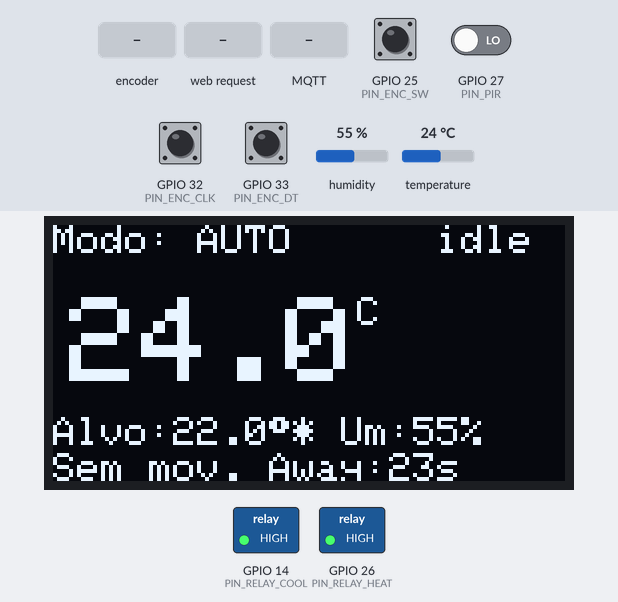
A sketch run on a simulated ESP32. Parts: 128×64 one-colour display, switched loads named in the sketch (green lamp = pin HIGH). Inputs (shaded band) come from the test bench; at power-on: GPIO 25 (PIN_ENC_SW), GPIO 32 (PIN_ENC_CLK), GPIO 33 (PIN_ENC_DT) HIGH, GPIO 27 (PIN_PIR) LOW, temperature 24 °C, humidity 55 %. WiFi joins after 1.5 s; servers stay silent unless stated; no MQTT or app messages arrive unless stated; what the sketch prints to the serial monitor is not drawn.

Above: at 6.3 s.
6.4 s: GPIO 27 (PIN_PIR) driven HIGH
At 6.9 s:
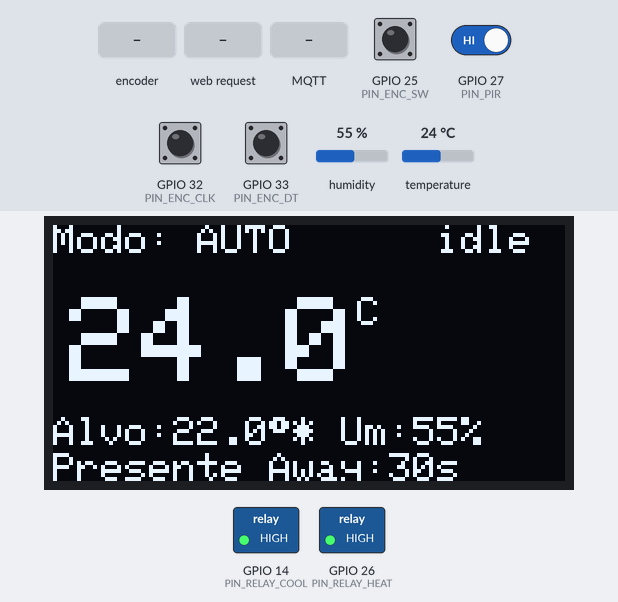
11.5 s: temperature set to 20 °C
At 15.3 s:
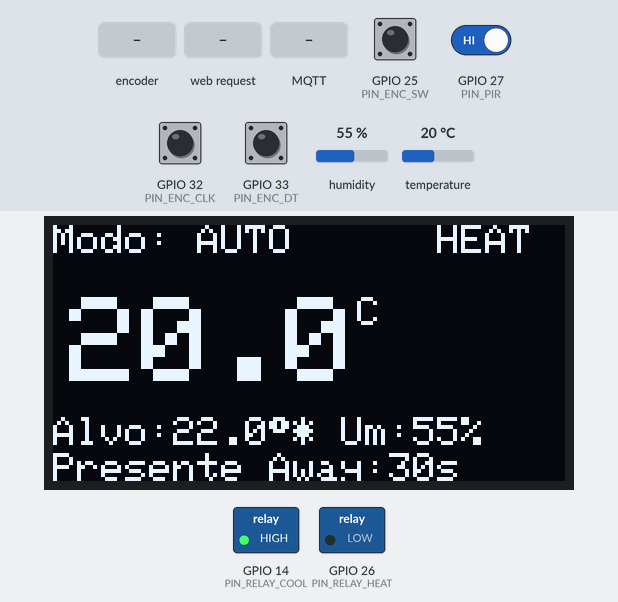
15.6 s: GPIO 25 (PIN_ENC_SW) pulled LOW for 0.15 s
At 16.8 s:
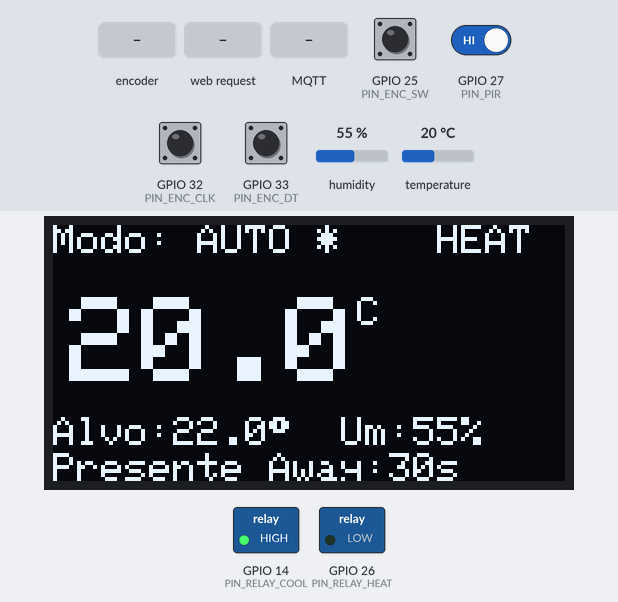
17.2 s: rotary encoder on GPIO 32 (PIN_ENC_CLK) / GPIO 33 (PIN_ENC_DT) turned 3 steps (first pin leading)
At 18.8 s:
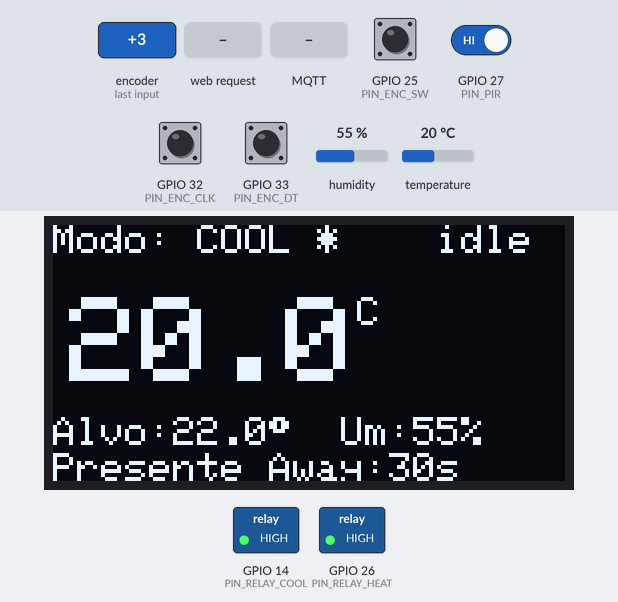
19.3 s: HTTP request GET /api/cmd?a=mode_heat received
At 20.2 s:
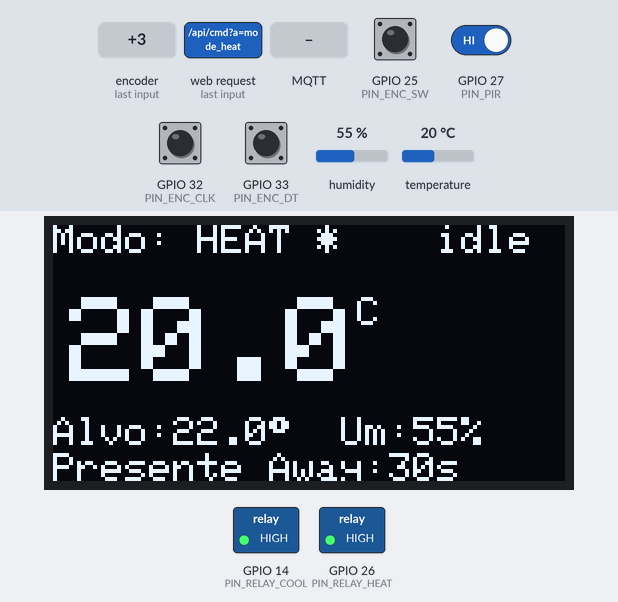
26.8 s: MQTT message "mode_auto" arrives on the first subscribed topic
At 27.08 s:
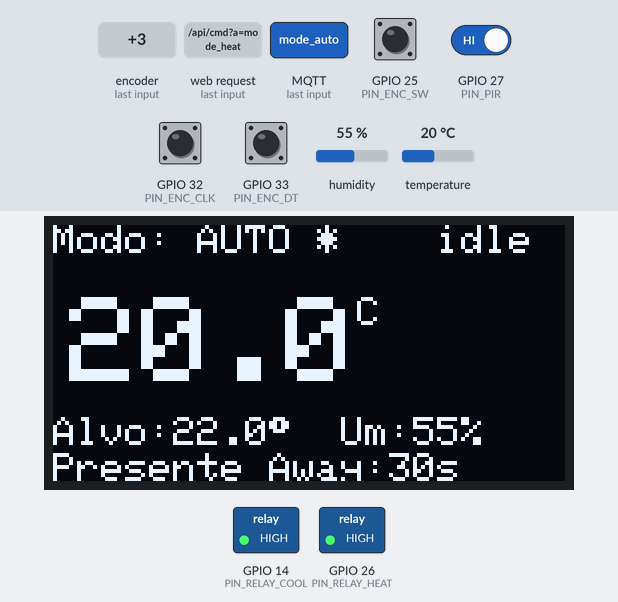
Timing chart, 0 to 29.8 s (numbered marks = the images above; inputs shaded):
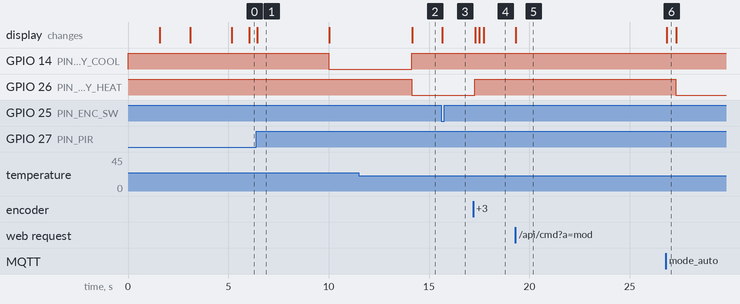

Measured:
- the behaviour switches between 22 and 21 °C on temperature (found by bisection; images 1 and 2)
- after the input at 6.4 s, the display: changes at once (image 1)
- after the input at 11.5 s, GPIO 14 (PIN_RELAY_COOL): LOW → HIGH after 2.6 s; GPIO 26 (PIN_RELAY_HEAT): HIGH → LOW after 2.6 s; the display: changes after 2.7 s (image 2)
- after the input at 15.6 s, the display: changes after 0.05 s (image 3)
- after the input at 17.2 s, GPIO 26 (PIN_RELAY_HEAT): LOW → HIGH after 0.08 s; the display: first changes after 0.11 s (image 4 shows a later state)
- after the input at 19.3 s, the display: changes at once (image 5)
- after the input at 26.8 s, the display: changes at once (image 6)

The sketch:

nest_thermostat.ino
```cpp
/*
 * Nest Learning Thermostat — Réplica acadêmica com ESP32
 * Versão local standalone (sem Wi-Fi/MQTT)
 *
 * Componentes:
 *   - ESP32 DevKit C
 *   - DHT11 (temperatura/umidade)
 *   - OLED SSD1306 128x64 (I2C)
 *   - Encoder rotativo KY-040 com clique
 *   - PIR HC-SR501 (presença)
 *   - Módulo relé 2 canais (ativo em nível BAIXO)
 *
 * Controle: histerese +/- 0.5 C, tempo mínimo de ciclo 5 min,
 * modo Auto-Away após 30 min sem detecção do PIR.
 */

#include <Wire.h>
#include <Adafruit_GFX.h>
#include <Adafruit_SSD1306.h>
#include <DHT.h>
#include <WiFi.h>
#include <WebServer.h>
#include <PubSubClient.h>

// ---------- Pinos ----------
#define PIN_DHT       4
#define PIN_ENC_CLK   32
#define PIN_ENC_DT    33
#define PIN_ENC_SW    25
#define PIN_PIR       27
#define PIN_RELAY_HEAT 26   // canal 1 - aquecimento (W)
#define PIN_RELAY_COOL 14   // canal 2 - resfriamento (Y)

// I2C padrão do ESP32: SDA=21, SCL=22

// ---------- OLED ----------
#define OLED_W 128
#define OLED_H 64
#define OLED_ADDR 0x3C
Adafruit_SSD1306 display(OLED_W, OLED_H, &Wire, -1);

// ---------- DHT ----------
#define DHT_TYPE DHT11
DHT dht(PIN_DHT, DHT_TYPE);

// ---------- Relé ativo em nível baixo ----------
#define RELAY_ON  LOW
#define RELAY_OFF HIGH

// ---------- Rede: PREENCHER ----------
const char* WIFI_SSID = "Familia";
const char* WIFI_PASS = "barrosgodoy";

const char* MQTT_HOST = "192.168.1.232";   // IP do broker (Mosquitto/HiveMQ)
const int   MQTT_PORT = 1883;
const char* MQTT_USER = "";                // vazio se broker sem auth
const char* MQTT_PASS = "";
const char* MQTT_TOPIC_STATE = "nest/state";
const char* MQTT_TOPIC_CMD   = "nest/cmd";

WebServer   server(80);
WiFiClient  espClient;
PubSubClient mqtt(espClient);

unsigned long lastMqttAttempt = 0;
unsigned long lastPublish     = 0;

// ---------- Parâmetros de controle ----------
const float HYSTERESIS   = 0.5;              // C
const unsigned long MIN_CYCLE_MS = 10UL * 1000UL;  // 10 s (teste; produção: 5 min = 5UL*60UL*1000UL)
const unsigned long AWAY_TIMEOUT_MS = 30UL * 1000UL; // 30 s (produção: 30 min = 30UL*60UL*1000UL)
const unsigned long DHT_INTERVAL_MS = 3000;  // leitura DHT11 (>=2s)
const unsigned long DISPLAY_WAKE_MS = 15000; // tela acesa após interação/presença

// ---------- Modos ----------
enum Mode { MODE_OFF, MODE_HEAT, MODE_COOL, MODE_AUTO };
const char* modeName[] = {"OFF", "HEAT", "COOL", "AUTO"};

// ---------- Estado ----------
volatile int encoderDelta = 0;     // atualizado na ISR
volatile uint8_t encState = 0;     // estado quadratura anterior
volatile int8_t  encAccum = 0;     // acumula sub-passos até 1 detent

float targetTemp = 22.0;
float currentTemp = NAN;
float currentHum  = NAN;
Mode  mode = MODE_AUTO;

bool  heating = false;
bool  cooling = false;
bool  present = false;
bool  away    = false;
bool  editingMode = false;   // clique alterna entre editar setpoint / editar modo

unsigned long lastDhtRead   = 0;
unsigned long lastHeatSwitch = 0;
unsigned long lastCoolSwitch = 0;
unsigned long lastPresence   = 0;
unsigned long lastInteraction = 0;

// ---------- ISR do encoder (decoder por tabela de estados) ----------
// Tabela de transições quadratura. Cada índice = (estado_ant<<2)|estado_novo.
// Valor: -1/+1 = passo válido, 0 = transição intermediária/bounce (ignora).
static const int8_t QUAD_TABLE[16] = {
  0, -1,  1,  0,
  1,  0,  0, -1,
 -1,  0,  0,  1,
  0,  1, -1,  0
};

void IRAM_ATTR encoderISR() {
  uint8_t s = (digitalRead(PIN_ENC_CLK) << 1) | digitalRead(PIN_ENC_DT);
  encState = ((encState << 2) | s) & 0x0F;
  int8_t step = QUAD_TABLE[encState];
  if (step) {
    encAccum += step;
    // KY-040: 4 sub-passos por detent. Conta 1 só no ciclo completo.
    if (encAccum >= 4)      { encoderDelta++; encAccum = 0; }
    else if (encAccum <= -4){ encoderDelta--; encAccum = 0; }
  }
}

// ---------- Botão com debounce ----------
bool readClick() {
  static unsigned long lastPress = 0;
  static int lastState = HIGH;
  int s = digitalRead(PIN_ENC_SW);
  if (s == LOW && lastState == HIGH && millis() - lastPress > 250) {
    lastPress = millis();
    lastState = s;
    return true;
  }
  if (s == HIGH) lastState = HIGH;
  return false;
}

// ---------- Página web (self-contained) ----------
const char INDEX_HTML[] PROGMEM = R"HTML(
<!doctype html><html lang="pt-br"><head><meta charset="utf-8">
<meta name="viewport" content="width=device-width,initial-scale=1">
<title>Nest ESP32</title>
<style>
 *{box-sizing:border-box;font-family:system-ui,sans-serif}
 body{margin:0;background:#111;color:#eee;text-align:center}
 .wrap{max-width:420px;margin:0 auto;padding:20px}
 h1{font-size:1.1rem;color:#aaa;font-weight:500}
 .temp{font-size:4rem;font-weight:700;margin:10px 0}
 .temp small{font-size:1.4rem;color:#888}
 .row{display:flex;gap:10px;justify-content:center;margin:14px 0}
 .card{background:#1c1c1e;border-radius:12px;padding:12px;flex:1}
 .card b{display:block;font-size:1.4rem}
 .card span{font-size:.75rem;color:#888}
 button{border:0;border-radius:12px;padding:16px;font-size:1.1rem;
   background:#2c2c2e;color:#eee;cursor:pointer;flex:1}
 button:active{background:#3a3a3c}
 .set{font-size:2rem;padding:20px}
 .modes button.on{background:#0a84ff;color:#fff}
 .status{margin-top:14px;font-size:.85rem;color:#888}
 .badge{display:inline-block;padding:4px 10px;border-radius:20px;margin:4px}
 .heat{background:#ff453a33;color:#ff453a}
 .cool{background:#0a84ff33;color:#0a84ff}
 .away{background:#ffd60a33;color:#ffd60a}
</style></head><body><div class="wrap">
<h1>Nest Thermostat — ESP32</h1>
<div class="temp"><span id="temp">--</span><small>°C</small></div>
<div class="row">
  <div class="card"><b id="target">--</b><span>Alvo °C</span></div>
  <div class="card"><b id="hum">--</b><span>Umidade %</span></div>
  <div class="card"><b id="mode">--</b><span>Modo</span></div>
</div>
<div class="row">
  <button class="set" onclick="cmd('temp_down')">−</button>
  <button class="set" onclick="cmd('temp_up')">+</button>
</div>
<div class="row modes">
  <button id="m_OFF"  onclick="cmd('mode_off')">OFF</button>
  <button id="m_HEAT" onclick="cmd('mode_heat')">HEAT</button>
  <button id="m_COOL" onclick="cmd('mode_cool')">COOL</button>
  <button id="m_AUTO" onclick="cmd('mode_auto')">AUTO</button>
</div>
<div class="status" id="status"></div>
</div><script>
async function cmd(a){await fetch('/api/cmd?a='+a);refresh()}
async function refresh(){
 try{let r=await fetch('/api/state');let s=await r.json();
  document.getElementById('temp').textContent=s.temp==null?'--':s.temp.toFixed(1);
  document.getElementById('target').textContent=s.target.toFixed(1);
  document.getElementById('hum').textContent=s.hum==null?'--':s.hum;
  document.getElementById('mode').textContent=s.mode;
  ['OFF','HEAT','COOL','AUTO'].forEach(m=>{
   document.getElementById('m_'+m).className=(s.mode==m?'on':'')});
  let st='';
  if(s.heat)st+='<span class="badge heat">Aquecendo</span>';
  if(s.cool)st+='<span class="badge cool">Resfriando</span>';
  if(!s.heat&&!s.cool)st+='<span class="badge">Idle</span>';
  if(s.away)st+='<span class="badge away">Auto-Away</span>';
  else st+='<span class="badge">'+(s.present?'Presenca':'Sem movimento')+' &bull; Away em '+s.away_in+'s</span>';
  document.getElementById('status').innerHTML=st;
 }catch(e){}
}
refresh();setInterval(refresh,2000);
</script></body></html>
)HTML";

// ---------- Helpers de comando (encoder, web e MQTT compartilham) ----------
void clampTarget() {
  if (targetTemp < 10) targetTemp = 10;
  if (targetTemp > 32) targetTemp = 32;
}
void cmdTempDelta(float d) { targetTemp += d; clampTarget(); lastInteraction = millis(); }
void cmdModeCycle(int dir) {
  int m = (int)mode + (dir > 0 ? 1 : -1);
  if (m < 0) m = 3;
  if (m > 3) m = 0;
  mode = (Mode)m;
  lastInteraction = millis();
}
void cmdSetMode(Mode m) { mode = m; lastInteraction = millis(); }

void applyCommand(const String& c) {
  if      (c == "temp_up")   cmdTempDelta(0.5);
  else if (c == "temp_down") cmdTempDelta(-0.5);
  else if (c == "mode_off")  cmdSetMode(MODE_OFF);
  else if (c == "mode_heat") cmdSetMode(MODE_HEAT);
  else if (c == "mode_cool") cmdSetMode(MODE_COOL);
  else if (c == "mode_auto") cmdSetMode(MODE_AUTO);
  else if (c == "mode_cycle")cmdModeCycle(1);
  else if (c.startsWith("set:")) { targetTemp = c.substring(4).toFloat(); clampTarget(); lastInteraction = millis(); }
}

String buildStateJson() {
  String s = "{";
  s += "\"temp\":"    + (isnan(currentTemp) ? String("null") : String(currentTemp, 1)) + ",";
  s += "\"hum\":"     + (isnan(currentHum)  ? String("null") : String(currentHum, 0))  + ",";
  s += "\"target\":"  + String(targetTemp, 1) + ",";
  s += "\"mode\":\""  + String(modeName[mode]) + "\",";
  s += "\"heat\":"    + String(heating ? "true" : "false") + ",";
  s += "\"cool\":"    + String(cooling ? "true" : "false") + ",";
  s += "\"present\":" + String(present ? "true" : "false") + ",";
  s += "\"away\":"    + String(away    ? "true" : "false") + ",";
  long awayIn = (long)AWAY_TIMEOUT_MS - (long)(millis() - lastPresence);
  if (awayIn < 0) awayIn = 0;
  s += "\"away_in\":" + String(awayIn / 1000);
  s += "}";
  return s;
}

// ---------- Handlers web ----------
void handleRoot()  { server.send_P(200, "text/html", INDEX_HTML); }
void handleState() { server.send(200, "application/json", buildStateJson()); }
void handleCmd()   {
  if (server.hasArg("a")) applyCommand(server.arg("a"));
  server.send(200, "application/json", buildStateJson());
}

// ---------- MQTT ----------
void mqttCallback(char* topic, byte* payload, unsigned int len) {
  String c;
  for (unsigned int i = 0; i < len; i++) c += (char)payload[i];
  applyCommand(c);
}
void mqttReconnect() {
  if (mqtt.connected() || WiFi.status() != WL_CONNECTED) return;
  if (millis() - lastMqttAttempt < 5000) return;
  lastMqttAttempt = millis();
  String id = "nest-" + String((uint32_t)ESP.getEfuseMac(), HEX);
  if (mqtt.connect(id.c_str(), MQTT_USER, MQTT_PASS)) {
    mqtt.subscribe(MQTT_TOPIC_CMD);
  }
}

void setup() {
  Serial.begin(115200);

  pinMode(PIN_ENC_CLK, INPUT_PULLUP);
  pinMode(PIN_ENC_DT,  INPUT_PULLUP);
  pinMode(PIN_ENC_SW,  INPUT_PULLUP);
  pinMode(PIN_PIR,     INPUT);

  pinMode(PIN_RELAY_HEAT, OUTPUT);
  pinMode(PIN_RELAY_COOL, OUTPUT);
  digitalWrite(PIN_RELAY_HEAT, RELAY_OFF);
  digitalWrite(PIN_RELAY_COOL, RELAY_OFF);

  encState = (digitalRead(PIN_ENC_CLK) << 1) | digitalRead(PIN_ENC_DT);
  attachInterrupt(digitalPinToInterrupt(PIN_ENC_CLK), encoderISR, CHANGE);
  attachInterrupt(digitalPinToInterrupt(PIN_ENC_DT),  encoderISR, CHANGE);

  dht.begin();

  if (!display.begin(SSD1306_SWITCHCAPVCC, OLED_ADDR)) {
    Serial.println(F("SSD1306 nao encontrado"));
    for (;;);
  }
  display.clearDisplay();
  display.setTextColor(SSD1306_WHITE);
  display.setTextSize(1);
  display.setCursor(0, 24);
  display.println(F("  Nest ESP32"));
  display.display();
  delay(1500);

  // --- Wi-Fi ---
  WiFi.mode(WIFI_STA);
  WiFi.begin(WIFI_SSID, WIFI_PASS);
  display.clearDisplay();
  display.setCursor(0, 20);
  display.println(F("Conectando WiFi..."));
  display.display();
  unsigned long t0 = millis();
  while (WiFi.status() != WL_CONNECTED && millis() - t0 < 15000) delay(250);

  display.clearDisplay();
  display.setCursor(0, 16);
  if (WiFi.status() == WL_CONNECTED) {
    Serial.print(F("IP: ")); Serial.println(WiFi.localIP());
    display.println(F("WiFi OK. Acesse:"));
    display.println(WiFi.localIP().toString());
  } else {
    display.println(F("WiFi FALHOU"));
    display.println(F("(so controle local)"));
  }
  display.display();
  delay(2000);

  // --- Servidor web ---
  server.on("/", handleRoot);
  server.on("/api/state", handleState);
  server.on("/api/cmd", handleCmd);
  server.begin();

  // --- MQTT ---
  mqtt.setServer(MQTT_HOST, MQTT_PORT);
  mqtt.setCallback(mqttCallback);

  lastInteraction = millis();
}

void loop() {
  unsigned long now = millis();

  // --- Encoder: ajusta setpoint ou modo ---
  int delta = 0;
  noInterrupts();
  delta = encoderDelta;
  encoderDelta = 0;
  interrupts();

  if (delta != 0) {
    if (editingMode) cmdModeCycle(delta);
    else             cmdTempDelta(delta * 0.5);
  }

  // --- Clique: alterna edição setpoint <-> modo ---
  if (readClick()) {
    editingMode = !editingMode;
    lastInteraction = now;
  }

  // --- PIR: presença ---
  int pirRaw = digitalRead(PIN_PIR);
  if (pirRaw == HIGH) {
    present = true;
    lastPresence = now;
    lastInteraction = now;   // acorda display na aproximação
  } else {
    present = false;
  }
  away = (now - lastPresence > AWAY_TIMEOUT_MS);

  // --- Debug PIR: imprime na borda + contagem regressiva do Away ---
  static int lastPirRaw = -1;
  static unsigned long lastPirLog = 0;
  if (pirRaw != lastPirRaw) {
    Serial.print(F("[PIR] borda -> "));
    Serial.println(pirRaw == HIGH ? F("HIGH (movimento)") : F("LOW (parado)"));
    lastPirRaw = pirRaw;
  }
  if (now - lastPirLog > 1000) {   // 1x por segundo
    lastPirLog = now;
    long restante = (long)AWAY_TIMEOUT_MS - (long)(now - lastPresence);
    if (restante < 0) restante = 0;
    Serial.print(F("[PIR] raw=")); Serial.print(pirRaw);
    Serial.print(F(" present=")); Serial.print(present);
    Serial.print(F(" away=")); Serial.print(away);
    Serial.print(F(" Away em ")); Serial.print(restante / 1000);
    Serial.println(F("s"));
  }

  // --- Leitura DHT11 ---
  if (now - lastDhtRead > DHT_INTERVAL_MS) {
    lastDhtRead = now;
    float t = dht.readTemperature();
    float h = dht.readHumidity();
    if (!isnan(t)) currentTemp = t;
    if (!isnan(h)) currentHum  = h;
  }

  controlHVAC(now);
  updateDisplay(now);

  // --- Rede ---
  server.handleClient();
  mqttReconnect();
  mqtt.loop();
  if (mqtt.connected() && now - lastPublish > 3000) {
    lastPublish = now;
    String s = buildStateJson();
    mqtt.publish(MQTT_TOPIC_STATE, s.c_str(), true);
  }
}

// ---------- Lógica de controle com histerese + tempo mínimo de ciclo ----------
void controlHVAC(unsigned long now) {
  if (isnan(currentTemp)) return;

  bool wantHeat = false, wantCool = false;

  // Só controla se houver presença e modo != OFF.
  // Sem presença (Auto-Away) => tudo desligado.
  if (!away && mode != MODE_OFF) {
    float sp = targetTemp;
    if (mode == MODE_HEAT || mode == MODE_AUTO) {
      if (currentTemp < sp - HYSTERESIS) wantHeat = true;
      else if (currentTemp > sp + HYSTERESIS) wantHeat = false;
      else wantHeat = heating;   // dentro da banda: mantém estado
    }
    if (mode == MODE_COOL || mode == MODE_AUTO) {
      if (currentTemp > sp + HYSTERESIS) wantCool = true;
      else if (currentTemp < sp - HYSTERESIS) wantCool = false;
      else wantCool = cooling;
    }
    if (wantHeat && wantCool) wantCool = false;  // nunca os dois juntos
  }

  // Desligar é imediato (proteção de ciclo vale só pra LIGAR)
  if (!wantHeat && heating) {
    heating = false; lastHeatSwitch = now;
    digitalWrite(PIN_RELAY_HEAT, RELAY_OFF);
  }
  if (!wantCool && cooling) {
    cooling = false; lastCoolSwitch = now;
    digitalWrite(PIN_RELAY_COOL, RELAY_OFF);
  }
  // Ligar respeita tempo mínimo de ciclo
  if (wantHeat && !heating && now - lastHeatSwitch > MIN_CYCLE_MS) {
    heating = true; lastHeatSwitch = now;
    digitalWrite(PIN_RELAY_HEAT, RELAY_ON);
  }
  if (wantCool && !cooling && now - lastCoolSwitch > MIN_CYCLE_MS) {
    cooling = true; lastCoolSwitch = now;
    digitalWrite(PIN_RELAY_COOL, RELAY_ON);
  }
}

// ---------- Interface OLED ----------
void updateDisplay(unsigned long now) {
  // Proximity wake: apaga após inatividade se ausente
  bool screenOn = (now - lastInteraction < DISPLAY_WAKE_MS) || present;
  if (!screenOn) {
    display.clearDisplay();
    display.display();
    return;
  }

  display.clearDisplay();

  // Linha topo: modo + status
  display.setTextSize(1);
  display.setCursor(0, 0);
  display.print(F("Modo: "));
  display.print(modeName[mode]);
  if (editingMode) display.print(F(" *"));

  display.setCursor(96, 0);
  if (heating)      display.print(F("HEAT"));
  else if (cooling) display.print(F("COOL"));
  else              display.print(F("idle"));

  // Temperatura atual grande
  display.setTextSize(3);
  display.setCursor(4, 18);
  if (isnan(currentTemp)) display.print(F("--"));
  else                    display.print(currentTemp, 1);
  display.setTextSize(1);
  display.print(F("C"));

  // Setpoint + umidade
  display.setTextSize(1);
  display.setCursor(0, 48);
  display.print(F("Alvo:"));
  display.print(targetTemp, 1);
  display.print((char)247);   // grau
  if (!editingMode) display.print(F("*"));

  display.setCursor(72, 48);
  display.print(F("Um:"));
  if (isnan(currentHum)) display.print(F("--"));
  else                   display.print(currentHum, 0);
  display.print(F("%"));

  // Rodapé: presença / away com contagem regressiva
  display.setCursor(0, 57);
  if (away) {
    display.print(F("AUTO-AWAY (eco)"));
  } else {
    long awayIn = (long)AWAY_TIMEOUT_MS - (long)(now - lastPresence);
    if (awayIn < 0) awayIn = 0;
    display.print(present ? F("Presente") : F("Sem mov."));
    display.print(F(" Away:"));
    display.print(awayIn / 1000);
    display.print(F("s"));
  }

  display.display();
}
```
